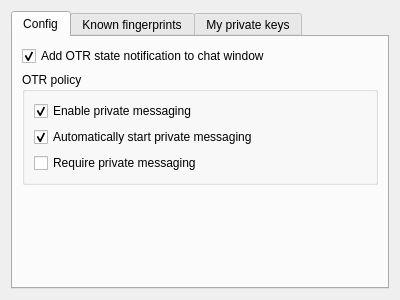
<?xml version="1.0" encoding="UTF-8"?>
<ui version="4.0">
 <class>OtrSettingsWidget</class>
 <widget class="QWidget" name="OtrSettingsWidget">
  <property name="geometry">
   <rect>
    <x>0</x>
    <y>0</y>
    <width>400</width>
    <height>300</height>
   </rect>
  </property>
  <property name="windowTitle">
   <string>Form</string>
  </property>
  <layout class="QVBoxLayout" name="verticalLayout">
   <item>
    <widget class="QTabWidget" name="tabWidget">
     <property name="currentIndex">
      <number>0</number>
     </property>
     <widget class="QWidget" name="tab_3">
      <attribute name="title">
       <string>Config</string>
      </attribute>
      <layout class="QVBoxLayout" name="verticalLayout_2">
       <item>
        <widget class="QCheckBox" name="notify_checkbox">
         <property name="text">
          <string>Add OTR state notification to chat window</string>
         </property>
         <property name="checked">
          <bool>true</bool>
         </property>
        </widget>
       </item>
       <item>
        <widget class="QGroupBox" name="groupBox">
         <property name="title">
          <string>OTR policy</string>
         </property>
         <layout class="QVBoxLayout" name="verticalLayout_3">
          <item>
           <widget class="QCheckBox" name="polEnable">
            <property name="text">
             <string>Enable private messaging</string>
            </property>
            <property name="checked">
             <bool>true</bool>
            </property>
           </widget>
          </item>
          <item>
           <widget class="QCheckBox" name="polAuto">
            <property name="text">
             <string>Automatically start private messaging</string>
            </property>
            <property name="checked">
             <bool>true</bool>
            </property>
           </widget>
          </item>
          <item>
           <widget class="QCheckBox" name="polReq">
            <property name="text">
             <string>Require private messaging</string>
            </property>
           </widget>
          </item>
         </layout>
        </widget>
       </item>
       <item>
        <spacer name="verticalSpacer">
         <property name="orientation">
          <enum>Qt::Vertical</enum>
         </property>
         <property name="sizeHint" stdset="0">
          <size>
           <width>20</width>
           <height>40</height>
          </size>
         </property>
        </spacer>
       </item>
      </layout>
     </widget>
     <widget class="QWidget" name="tab">
      <attribute name="title">
       <string>Known fingerprints</string>
      </attribute>
      <layout class="QVBoxLayout" name="verticalLayout_4">
       <item>
        <widget class="QTableWidget" name="fingerprintsTable">
         <property name="editTriggers">
          <set>QAbstractItemView::NoEditTriggers</set>
         </property>
         <property name="alternatingRowColors">
          <bool>true</bool>
         </property>
         <property name="selectionMode">
          <enum>QAbstractItemView::SingleSelection</enum>
         </property>
         <property name="selectionBehavior">
          <enum>QAbstractItemView::SelectRows</enum>
         </property>
         <attribute name="horizontalHeaderStretchLastSection">
          <bool>true</bool>
         </attribute>
         <column>
          <property name="text">
           <string>Account</string>
          </property>
         </column>
         <column>
          <property name="text">
           <string>Pecipient</string>
          </property>
         </column>
         <column>
          <property name="text">
           <string>Fingerprint</string>
          </property>
         </column>
         <column>
          <property name="text">
           <string>Trust</string>
          </property>
         </column>
         <column>
          <property name="text">
           <string>Message state</string>
          </property>
         </column>
        </widget>
       </item>
       <item>
        <layout class="QHBoxLayout" name="horizontalLayout">
         <item>
          <widget class="QPushButton" name="forgetButton">
           <property name="text">
            <string>Forget</string>
           </property>
          </widget>
         </item>
        </layout>
       </item>
      </layout>
     </widget>
     <widget class="QWidget" name="tab_2">
      <attribute name="title">
       <string>My private keys</string>
      </attribute>
      <layout class="QVBoxLayout" name="verticalLayout_5">
       <item>
        <widget class="QTableWidget" name="keysTable">
         <property name="editTriggers">
          <set>QAbstractItemView::NoEditTriggers</set>
         </property>
         <property name="alternatingRowColors">
          <bool>true</bool>
         </property>
         <property name="selectionBehavior">
          <enum>QAbstractItemView::SelectRows</enum>
         </property>
         <attribute name="horizontalHeaderStretchLastSection">
          <bool>true</bool>
         </attribute>
         <column>
          <property name="text">
           <string>Account</string>
          </property>
         </column>
         <column>
          <property name="text">
           <string>Protocol</string>
          </property>
         </column>
         <column>
          <property name="text">
           <string>Key</string>
          </property>
         </column>
        </widget>
       </item>
       <item>
        <widget class="QPushButton" name="pushButton">
         <property name="text">
          <string>Forget</string>
         </property>
        </widget>
       </item>
      </layout>
     </widget>
    </widget>
   </item>
  </layout>
 </widget>
 <resources/>
 <connections>
  <connection>
   <sender>polAuto</sender>
   <signal>toggled(bool)</signal>
   <receiver>polReq</receiver>
   <slot>setEnabled(bool)</slot>
   <hints>
    <hint type="sourcelabel">
     <x>91</x>
     <y>99</y>
    </hint>
    <hint type="destinationlabel">
     <x>88</x>
     <y>122</y>
    </hint>
   </hints>
  </connection>
  <connection>
   <sender>polEnable</sender>
   <signal>toggled(bool)</signal>
   <receiver>polAuto</receiver>
   <slot>setEnabled(bool)</slot>
   <hints>
    <hint type="sourcelabel">
     <x>133</x>
     <y>68</y>
    </hint>
    <hint type="destinationlabel">
     <x>136</x>
     <y>95</y>
    </hint>
   </hints>
  </connection>
  <connection>
   <sender>polEnable</sender>
   <signal>toggled(bool)</signal>
   <receiver>polAuto</receiver>
   <slot>setChecked(bool)</slot>
   <hints>
    <hint type="sourcelabel">
     <x>63</x>
     <y>71</y>
    </hint>
    <hint type="destinationlabel">
     <x>61</x>
     <y>100</y>
    </hint>
   </hints>
  </connection>
 </connections>
</ui>
